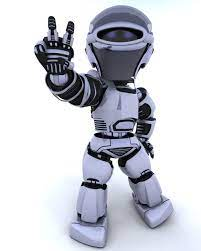
#> input picture codigos_curso_opencv/robo.jpeg, 201 x 251 px, found by its file name
$ python rotacao.py
#> lines starting #> are read from the running program, lines starting #| are printed output that depends on the picture
#Rotação
# É necessário definir um ponto, para a fixação
import cv2
img = cv2.imread("robo.jpeg") # carregar a imagem
#> img is the input picture: shape (251, 201, 3); mean B, G, R 211.3, 203.3, 201.4
altura, largura = img.shape[:2]
#> altura = 251; largura = 201
ponto = (largura / 2, altura / 2) #ponto no centro da figura e ponto de fixação
#> ponto = (100.5, 125.5)
#ponto = (0, altura)
rotacao = cv2.getRotationMatrix2D(ponto, 180, 1.0)
#(ponto de fixação, ãngulo, escala)
rotacionado = cv2.warpAffine(img, rotacao, (largura, altura))
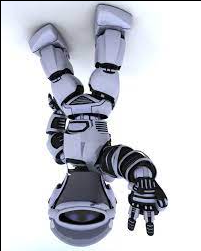
#> rotacionado: shape (251, 201, 3); mean B, G, R 209, 201.1, 199.1
cv2.imshow("Rotacionado 45 graus", rotacionado)
cv2.waitKey(0)
